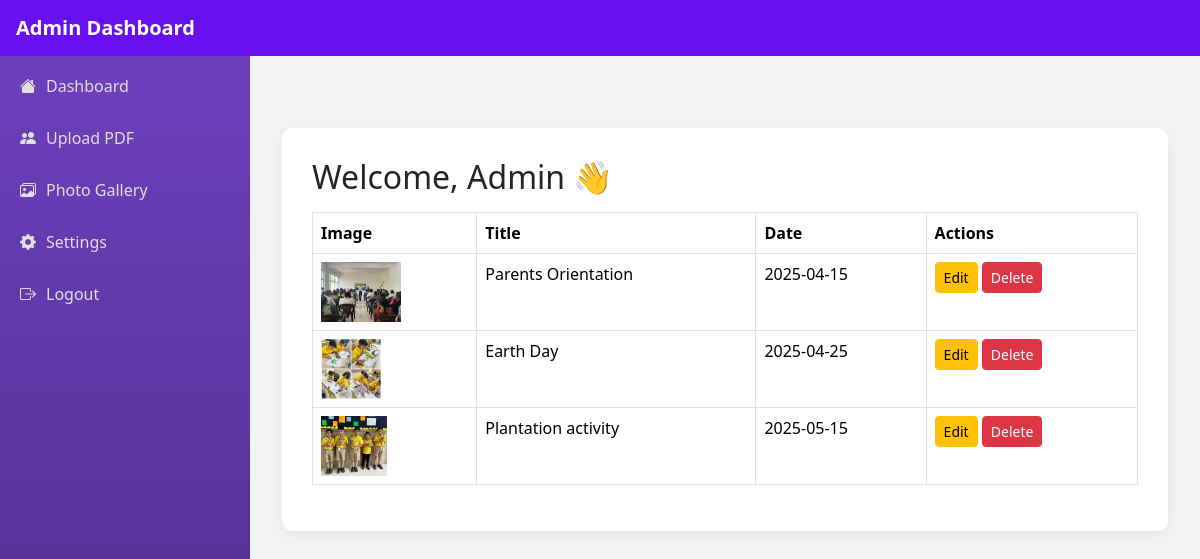
The page /admin-panel/gallery/list.php on the database its author committed.
### tables this page shows
CREATE TABLE `photos` (
  `id` int(11) NOT NULL,
  `title` varchar(255) DEFAULT NULL,
  `upload_date` date DEFAULT NULL,
  `url` varchar(255) DEFAULT NULL,
  `image` varchar(255) DEFAULT NULL
);

### admin-panel/gallery/list.php (the view)
<?php include('../web/header.php'); ?>
<?php include('../web/aside.php'); ?>
<?php include('../web/navbar.php'); ?>
<?php include '../db.php'; ?>
<link href="https://cdn.jsdelivr.net/npm/bootstrap@5.3.3/dist/css/bootstrap.min.css" rel="stylesheet">
<link href="https://cdn.jsdelivr.net/npm/bootstrap-icons@1.11.3/font/bootstrap-icons.css" rel="stylesheet">
<link href="../assets/css/font-awesome.css" rel="stylesheet">
<link href="../assets/css/style.css" rel="stylesheet">
<div class="main-content">
  <div class="container-fluid pt-5">
    <div class="content-box">
      <h2 class="mb-3">Welcome, Admin 👋</h2>
      <table class="table table-bordered">
        <thead>
          <tr>
            <th>Image</th>
            <th>Title</th>
            <th>Date</th>
            <th>Actions</th>
          </tr>
        </thead>
        <tbody>
          <?php
          $result = $conn->query("SELECT * FROM photos ORDER BY id DESC");
          while ($row = $result->fetch_assoc()) {
            echo "<tr>
        <td><img src='uploads/{$row['image']}' height='60'></td>
        <td>{$row['title']}</td>
        <td>{$row['upload_date']}</td>
        <td>
          <a href='edit.php?id={$row['id']}' class='btn btn-sm btn-warning'>Edit</a>
          <a href='delete.php?id={$row['id']}' class='btn btn-sm btn-danger' onclick='return confirm(\"Delete this photo?\")'>Delete</a>
        </td>
      </tr>";
          }
          ?>
        </tbody>
      </table>
    </div>
  </div>
</div>
<?php include('../web/footer.php'); ?>

### admin-panel/assets/css/style.css (style rules this page uses)
.main-content { margin-left: 0; padding: 20px; transition: margin-left 0.3s ease; padding-top: 80px; }
@media (min-width: 768px) { .main-content { margin-left: 250px; } }
.content-box { background: #fff; border-radius: 10px; padding: 30px; box-shadow: 0 4px 20px rgba(0, 0, 0, 0.05); }

### rows shown on the page
photos: image (picture), title "Parents Orientation", upload_date "2025-04-15"
photos: image (picture), title "Earth Day", upload_date "2025-04-25"
photos: image (picture), title "Plantation activity", upload_date "2025-05-15"
